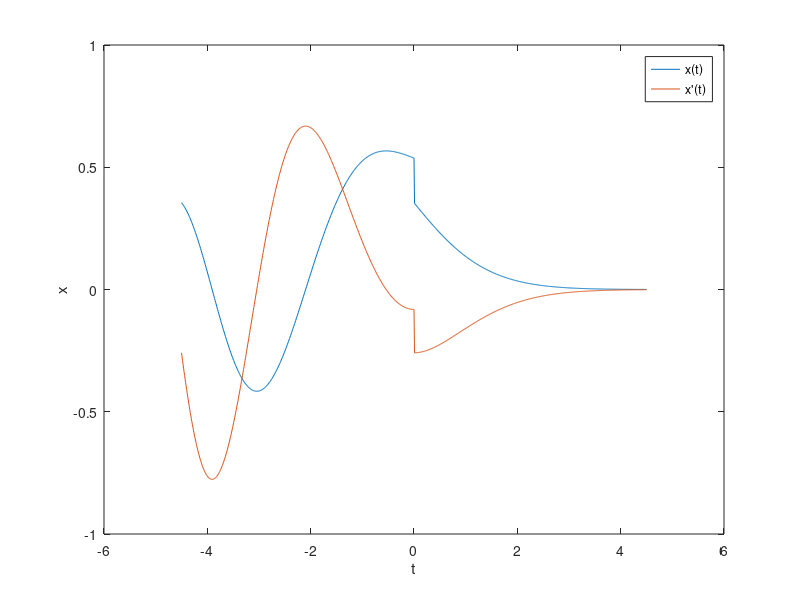

MATLAB code to generate this figure:
clc;
clear all;

   % Define the Airy differential equation as a system of first-order ODEs
f = @(t, y) [y(2); t*y(1)];

% Set the initial conditions
y0 = [0.355028053887817; -0.258819403792807];

% Set the step size
h = 0.01;

% Solve the interval [-4.5, 0]
t1 = -4.5:h:0;
n1 = length(t1);
y1 = zeros(2, n1);
y1(:, 1) = y0;
for i = 2:n1
    k1 = f(t1(i-1), y1(:, i-1));
    k2 = f(t1(i-1) + h/2, y1(:, i-1) + h/2*k1);
    k3 = f(t1(i-1) + h/2, y1(:, i-1) + h/2*k2);
    k4 = f(t1(i-1) + h, y1(:, i-1) + h*k3);
    y1(:, i) = y1(:, i-1) + h/6*(k1 + 2*k2 + 2*k3 + k4);
end

% Solve the interval [0, 4.5]
t2 = 0:h:4.5;
n2 = length(t2);
y2 = zeros(2, n2);
y2(:, 1) = y0;
for i = 2:n2
    k1 = f(t2(i-1), y2(:, i-1));
    k2 = f(t2(i-1) + h/2, y2(:, i-1) + h/2*k1);
    k3 = f(t2(i-1) + h/2, y2(:, i-1) + h/2*k2);
    k4 = f(t2(i-1) + h, y2(:, i-1) + h*k3);
    y2(:, i) = y2(:, i-1) + h/6*(k1 + 2*k2 + 2*k3 + k4);
end

% Combine the solutions
t = [t1 t2(2:end)];
x = [y1(1, :) y2(1, 2:end)];
xdot = [y1(2, :) y2(2, 2:end)];

% Plot the solution
figure;
plot(t, x);
hold on;
plot(t, xdot);
legend('x(t)', 'x''(t)');
xlabel('t');
ylabel('x');
